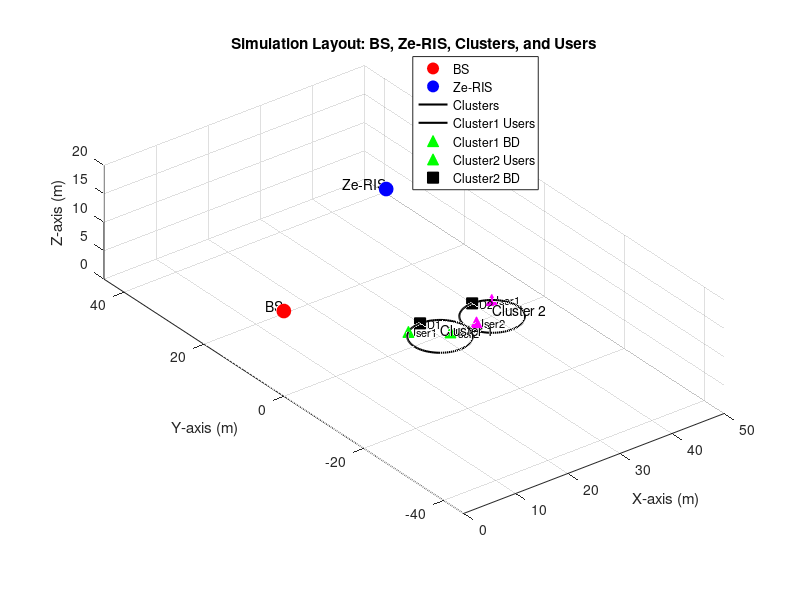

Recreate this plot in MATLAB.
% Clear workspace
clc;
clear;
close all;

% Define coordinates
BS = [0, 0, 15];          % Base Station (x, y, z)
RIS = [35, 20, 15];     % Ze-RIS (x, y, z)
cluster_centers = [30, 0, 0; 40, 0, 0];  % Cluster centers (x, y, z)
radii = [5, 5];           % Cluster radii (5m each)

% Define users in each cluster [x, y, z]
users_cluster1 = [27, 4, 0; 32, 0, 0; 30, 5, 0];  % User1, User2, BD
users_cluster2 = [43, 4, 0; 37, 0, 0; 40, 5, 0];  % User1, User2, BD

% Create figure
figure;
hold on;
grid on;
view(3); % 3D view
xlabel('X-axis (m)');
ylabel('Y-axis (m)');
zlabel('Z-axis (m)');
title('Simulation Layout: BS, Ze-RIS, Clusters, and Users');

% Plot BS and Ze-RIS
plot3(BS(1), BS(2), BS(3), 'ro', 'MarkerSize', 10, 'MarkerFaceColor', 'r');
text(BS(1), BS(2), BS(3), 'BS', 'VerticalAlignment', 'bottom', 'HorizontalAlignment', 'right');

plot3(RIS(1), RIS(2), RIS(3), 'bo', 'MarkerSize', 10, 'MarkerFaceColor', 'b');
text(RIS(1), RIS(2), RIS(3), 'Ze-RIS', 'VerticalAlignment', 'bottom', 'HorizontalAlignment', 'right');

% Plot clusters (circles in XY plane)
theta = linspace(0, 2*pi, 100);
for i = 1:size(cluster_centers, 1)
    x = cluster_centers(i, 1) + radii(i) * cos(theta);
    y = cluster_centers(i, 2) + radii(i) * sin(theta);
    z = zeros(size(theta)); % z=0 for all points
    plot3(x, y, z, 'k-', 'LineWidth', 1.5);
    text(cluster_centers(i, 1), cluster_centers(i, 2), cluster_centers(i, 3), ...
        sprintf('Cluster %d', i), 'VerticalAlignment', 'bottom');
end

% Plot users in Cluster 1 (green markers)
plot3(users_cluster1(1,1), users_cluster1(1,2), users_cluster1(1,3), 'g^', 'MarkerSize', 8, 'MarkerFaceColor', 'g');
plot3(users_cluster1(2,1), users_cluster1(2,2), users_cluster1(2,3), 'g^', 'MarkerSize', 8, 'MarkerFaceColor', 'g');
plot3(users_cluster1(3,1), users_cluster1(3,2), users_cluster1(3,3), 'ks', 'MarkerSize', 8, 'MarkerFaceColor', 'k'); % BD

% Plot users in Cluster 2 (magenta markers)
plot3(users_cluster2(1,1), users_cluster2(1,2), users_cluster2(1,3), 'm^', 'MarkerSize', 8, 'MarkerFaceColor', 'm');
plot3(users_cluster2(2,1), users_cluster2(2,2), users_cluster2(2,3), 'm^', 'MarkerSize', 8, 'MarkerFaceColor', 'm');
plot3(users_cluster2(3,1), users_cluster2(3,2), users_cluster2(3,3), 'ks', 'MarkerSize', 8, 'MarkerFaceColor', 'k'); % BD

% Label users
text(users_cluster1(1,1), users_cluster1(1,2), users_cluster1(1,3), 'User1', 'FontSize', 8);
text(users_cluster1(2,1), users_cluster1(2,2), users_cluster1(2,3), 'User2', 'FontSize', 8);
text(users_cluster1(3,1), users_cluster1(3,2), users_cluster1(3,3), 'BD1', 'FontSize', 8);

text(users_cluster2(1,1), users_cluster2(1,2), users_cluster2(1,3), 'User1', 'FontSize', 8);
text(users_cluster2(2,1), users_cluster2(2,2), users_cluster2(2,3), 'User2', 'FontSize', 8);
text(users_cluster2(3,1), users_cluster2(3,2), users_cluster2(3,3), 'BD2', 'FontSize', 8);

% Adjust axes
axis equal;
xlim([0, 50]); % Focus on cluster regions
ylim([-45, 45]);  % Users are along x-axis
zlim([0, 20]);

% Add legend
legend('BS', 'Ze-RIS', 'Clusters', 'Cluster1 Users', 'Cluster1 BD', 'Cluster2 Users', 'Cluster2 BD', 'Location', 'northeast');

hold off;